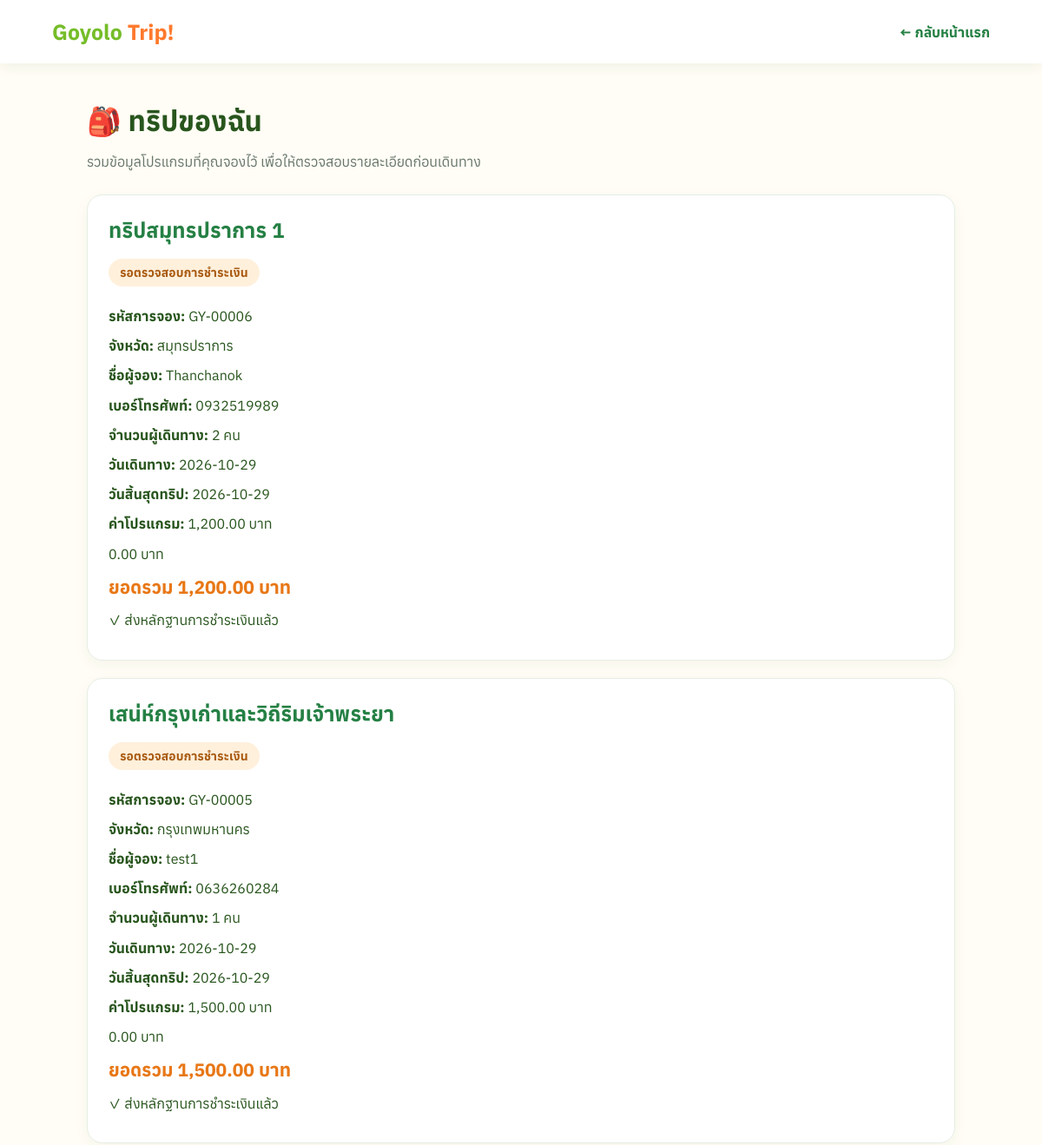
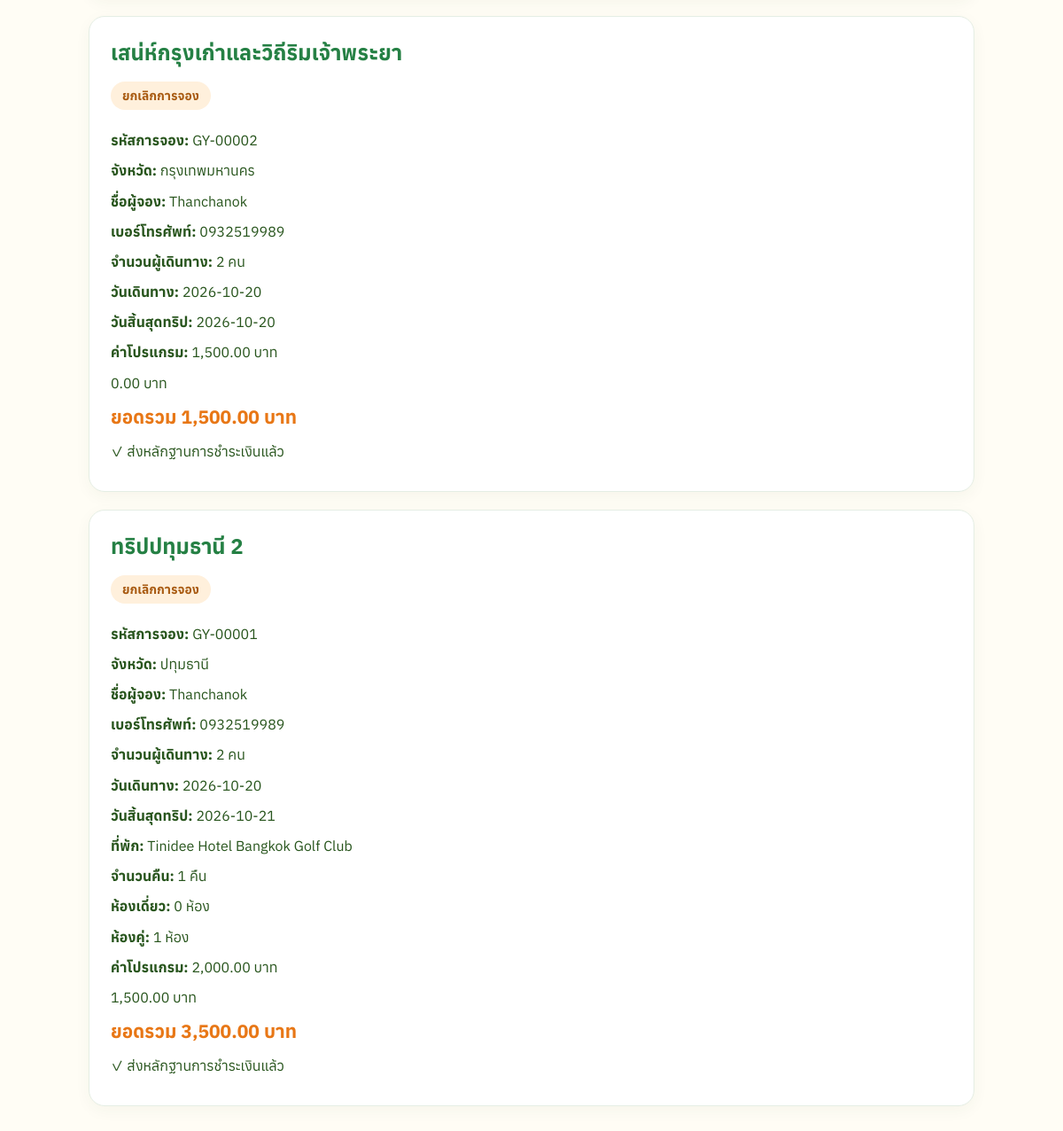
The app's page /my-trips (signed in) with its own data (2 pictures, top to bottom).
### tables this page shows
CREATE TABLE bookings (
                id INTEGER PRIMARY KEY AUTOINCREMENT,
                user_id INTEGER NOT NULL,
                code TEXT NOT NULL,
                province TEXT NOT NULL,
                tour_name TEXT NOT NULL,
                name TEXT NOT NULL,
                phone TEXT NOT NULL,
                travelers INTEGER NOT NULL,
                start_date TEXT NOT NULL,
                end_date TEXT,
                hotel_name TEXT,
                nights INTEGER DEFAULT 0,
                single_rooms INTEGER DEFAULT 0,
                double_rooms INTEGER DEFAULT 0,
                trip_total REAL NOT NULL,
                hotel_total REAL NOT NULL,
                total REAL NOT NULL,
                slip_filename TEXT,
                status TEXT NOT NULL DEFAULT 'รอตรวจสอบการชำระเงิน',
                created_at TIMESTAMP DEFAULT CURRENT_TIMESTAMP,
                FOREIGN KEY (user_id) REFERENCES users(id)
            );

### app.py (the view)
@app.route("/my-trips")
def my_trips():
    if "user_id" not in session:
        return redirect(url_for("login"))
    with sqlite3.connect(DATABASE) as conn:
        conn.row_factory = sqlite3.Row
        trips = conn.execute("""
            SELECT *
            FROM bookings
            WHERE user_id = ?
            ORDER BY created_at DESC, id DESC
        """, (session["user_id"],)).fetchall()
    return render_template("my_trips.html", trips=trips)

### templates/my_trips.html (shortened to what this page needs)
<!DOCTYPE html>
<html lang="th">
<head>
</head>
<body>
<header>
    <div class="logo">Goyolo <span>Trip!</span></div>
    <a class="back" href="/">← กลับหน้าแรก</a>
</header>
<main>
    <h1>🎒 ทริปของฉัน</h1>
    <p class="subtitle">
        รวมข้อมูลโปรแกรมที่คุณจองไว้ เพื่อให้ตรวจสอบรายละเอียดก่อนเดินทาง
    </p>
    {% if trips %}
        {% for trip in trips %}
        <article class="trip">
            <h2>{{ trip["tour_name"] }}</h2>
            <span class="status">{{ trip["status"] }}</span>
            <p><strong>รหัสการจอง:</strong> GY-{{ "%05d"|format(trip["id"]) }}</p>
            <p><strong>จังหวัด:</strong> {{ trip["province"] }}</p>
            <p><strong>ชื่อผู้จอง:</strong> {{ trip["name"] }}</p>
            <p><strong>เบอร์โทรศัพท์:</strong> {{ trip["phone"] }}</p>
            <p><strong>จำนวนผู้เดินทาง:</strong> {{ trip["travelers"] }} คน</p>
            <p><strong>วันเดินทาง:</strong> {{ trip["start_date"] }}</p>
            {% if trip["end_date"] %}
            <p><strong>วันสิ้นสุดทริป:</strong> {{ trip["end_date"] }}</p>
            {% endif %}
            {% if trip["hotel_name"] %}
            <p><strong>ที่พัก:</strong> {{ trip["hotel_name"] }}</p>
            <p><strong>จำนวนคืน:</strong> {{ trip["nights"] }} คืน</p>
            <p><strong>ห้องเดี่ยว:</strong> {{ trip["single_rooms"] }} ห้อง</p>
            <p><strong>ห้องคู่:</strong> {{ trip["double_rooms"] }} ห้อง</p>
            {% endif %}
            <p><strong>ค่าโปรแกรม:</strong>
                {{ "{:,.2f}".format(trip["trip_total"]) }} บาท
            </p>
            <p><strongค่าที่พัก:</strong>
                {{ "{:,.2f}".format(trip["hotel_total"]) }} บาท
            </p>
            <p class="total">
                ยอดรวม {{ "{:,.2f}".format(trip["total"]) }} บาท
            </p>
            {% if trip["slip_filename"] %}
            <p>✓ ส่งหลักฐานการชำระเงินแล้ว</p>
            {% endif %}
        </article>
        {% endfor %}
    {% endif %}
</main>
</body>
</html>

### templates/my_trips.html (style rules this page uses)
* { box-sizing: border-box; }
body { margin: 0; font-family: "Anuphan", sans-serif; background: #fffdf5; color: #28551d; }
header { background: white; padding: 20px 5%; box-shadow: 0 3px 15px #24451a12; display: flex; justify-content: space-between; align-items: center; gap: 12px; }
.logo { font-size: 25px; font-weight: 900; color: #75bd29; }
.logo span { color: #ff792d; }
.back { color: #258044; text-decoration: none; font-weight: 700; }
main { width: min(1000px, 92%); margin: 45px auto; }
h1 { margin-bottom: 8px; }
.subtitle { color: #68766b; margin-bottom: 28px; }
.trip { background: white; border: 1px solid #e5eee4; border-radius: 18px; padding: 24px; margin-bottom: 20px; box-shadow: 0 5px 18px #24451a0b; }
.trip h2 { margin: 0 0 12px; color: #258044; }
.trip p { line-height: 1.7; margin: 7px 0; overflow-wrap: anywhere; }
.status { display: inline-block; margin: 5px 0 14px; padding: 7px 13px; border-radius: 20px; background: #fff0dc; color: #a95b12; font-size: 14px; font-weight: 700; }
.total { color: #e87716; font-size: 21px; font-weight: 900; }

### records on screen
bookings: tour_name "ทริปสมุทรปราการ 1", status "รอตรวจสอบการชำระเงิน", id "00006", province "สมุทรปราการ", name "Thanchanok", phone "0932519989", travelers "2", start_date "2026-10-29", end_date "2026-10-29", trip_total "1,200.00", hotel_total "0.00", total "1,200.00", shows "✓ ส่งหลักฐานการชำระเงินแล้ว"
bookings: tour_name "เสน่ห์กรุงเก่าและวิถีริมเจ้าพระยา", status "รอตรวจสอบการชำระเงิน", id "00005", province "กรุงเทพมหานคร", name "test1", phone "0636260284", travelers "1", start_date "2026-10-29", end_date "2026-10-29", trip_total "1,500.00", hotel_total "0.00", total "1,500.00", shows "✓ ส่งหลักฐานการชำระเงินแล้ว"
bookings: tour_name "เสน่ห์กรุงเก่าและวิถีริมเจ้าพระยา", status "ยกเลิกการจอง", id "00002", province "กรุงเทพมหานคร", name "Thanchanok", phone "0932519989", travelers "2", start_date "2026-10-20", end_date "2026-10-20", trip_total "1,500.00", hotel_total "0.00", total "1,500.00", shows "✓ ส่งหลักฐานการชำระเงินแล้ว"
bookings: tour_name "ทริปปทุมธานี 2", status "ยกเลิกการจอง", id "00001", province "ปทุมธานี", name "Thanchanok", phone "0932519989", travelers "2", start_date "2026-10-20", end_date "2026-10-21", hotel_name "Tinidee Hotel Bangkok Golf Club", nights "1", single_rooms "0", double_rooms "1", trip_total "2,000.00", hotel_total "1,500.00", total "3,500.00", shows "✓ ส่งหลักฐานการชำระเงินแล้ว"
